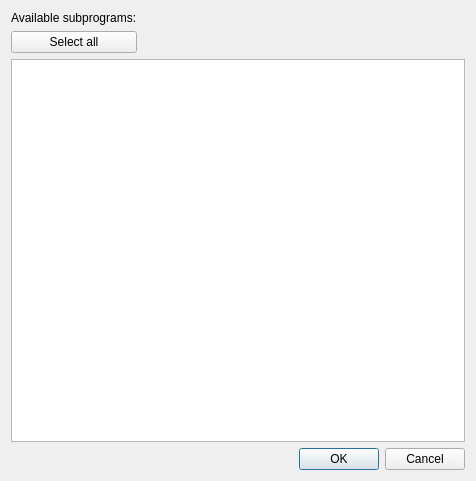
<?xml version="1.0" encoding="UTF-8"?>
<ui version="4.0">
 <class>subprogramsCollectionDialog</class>
 <widget class="QDialog" name="subprogramsCollectionDialog">
  <property name="geometry">
   <rect>
    <x>0</x>
    <y>0</y>
    <width>476</width>
    <height>481</height>
   </rect>
  </property>
  <property name="windowTitle">
   <string>Dialog</string>
  </property>
  <layout class="QGridLayout" name="gridLayout">
   <item row="3" column="0" colspan="2">
    <widget class="QDialogButtonBox" name="buttonBox">
     <property name="orientation">
      <enum>Qt::Horizontal</enum>
     </property>
     <property name="standardButtons">
      <set>QDialogButtonBox::Cancel|QDialogButtonBox::Ok</set>
     </property>
    </widget>
   </item>
   <item row="2" column="0" colspan="2">
    <widget class="QListWidget" name="listWidget"/>
   </item>
   <item row="0" column="0">
    <widget class="QLabel" name="label">
     <property name="text">
      <string>Available subprograms:</string>
     </property>
    </widget>
   </item>
   <item row="1" column="0">
    <widget class="QPushButton" name="selectAllButton">
     <property name="text">
      <string>Select all</string>
     </property>
    </widget>
   </item>
   <item row="1" column="1">
    <spacer name="horizontalSpacer">
     <property name="orientation">
      <enum>Qt::Horizontal</enum>
     </property>
     <property name="sizeHint" stdset="0">
      <size>
       <width>40</width>
       <height>20</height>
      </size>
     </property>
    </spacer>
   </item>
  </layout>
 </widget>
 <resources/>
 <connections>
  <connection>
   <sender>buttonBox</sender>
   <signal>accepted()</signal>
   <receiver>subprogramsCollectionDialog</receiver>
   <slot>accept()</slot>
   <hints>
    <hint type="sourcelabel">
     <x>257</x>
     <y>440</y>
    </hint>
    <hint type="destinationlabel">
     <x>157</x>
     <y>274</y>
    </hint>
   </hints>
  </connection>
  <connection>
   <sender>buttonBox</sender>
   <signal>rejected()</signal>
   <receiver>subprogramsCollectionDialog</receiver>
   <slot>reject()</slot>
   <hints>
    <hint type="sourcelabel">
     <x>325</x>
     <y>440</y>
    </hint>
    <hint type="destinationlabel">
     <x>286</x>
     <y>274</y>
    </hint>
   </hints>
  </connection>
 </connections>
</ui>
